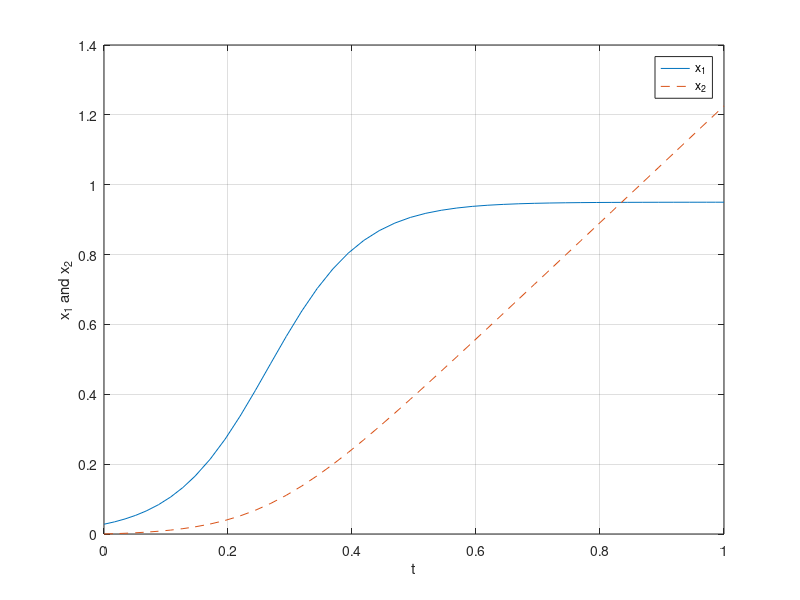

MATLAB code to generate this figure:
% penrxn.m: Penicillin production reaction
a  =  [13.2 0.95 1.76]; x0  =  [0.028 0]; tspan  =  [0 1]; 
dx  =  @(t,x) [a(1)*x(1) - (a(1)/a(2))*x(1)^2; a(3)*x(1)]; [t x]  =  ode45(dx,tspan,x0); 
% Generate profiles 
plot(t,x(:,1),t,x(:,2),'--'), grid, legend('x_1','x_2','location','best') 
xlabel('t'), ylabel('x_1 and x_2') 
